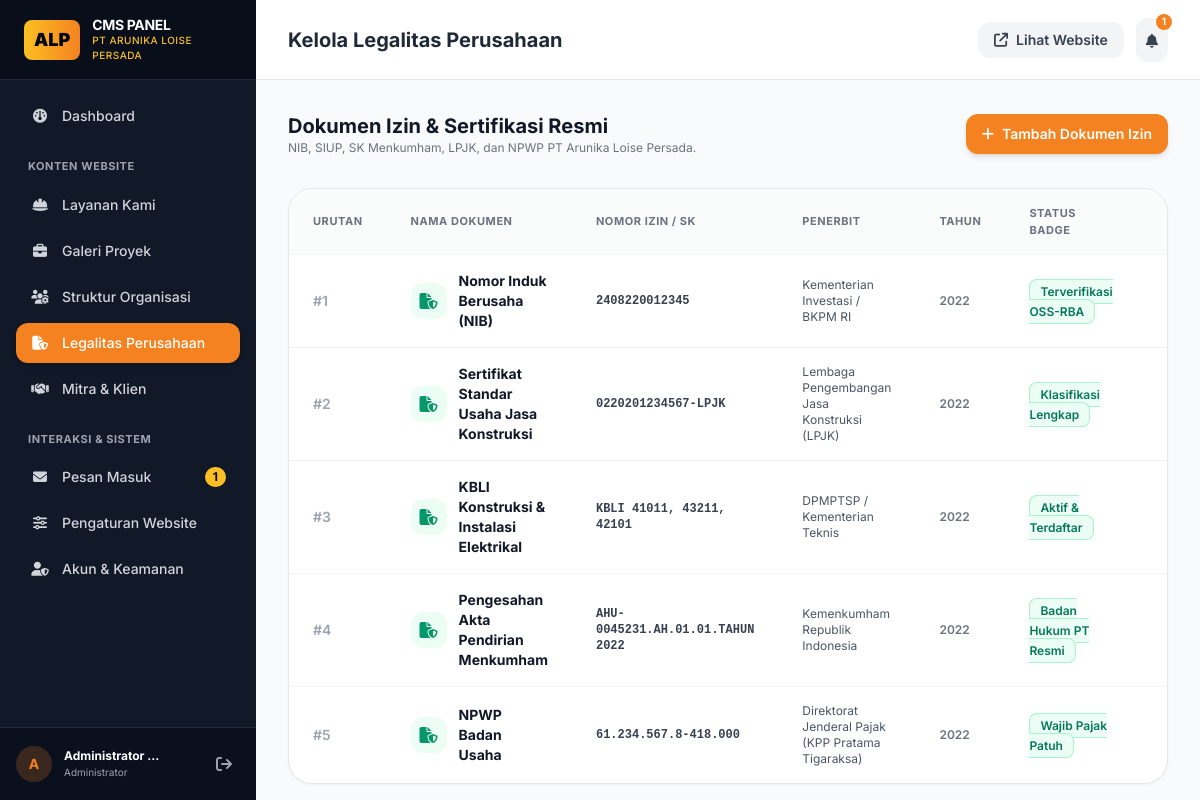
The app's page /admin/legality (signed in) with its own data.
### tables this page shows
CREATE TABLE legalities (
            id INTEGER PRIMARY KEY AUTOINCREMENT,
            title TEXT NOT NULL,
            doc_number TEXT NOT NULL,
            issuer TEXT,
            year TEXT,
            badge_text TEXT,
            sort_order INTEGER DEFAULT 0
        );

### app.py (the view)
@app.route('/admin/legality')
@login_required
def admin_legality():
    conn = db.get_db()
    cursor = conn.cursor()
    cursor.execute("SELECT * FROM legalities ORDER BY sort_order ASC, id ASC")
    legalities = cursor.fetchall()
    conn.close()
    return render_template('admin/legality.html', legalities=legalities)

### app.py (called while the page is built)
def login_required(f):
    @wraps(f)
    def decorated_function(*args, **kwargs):
        if 'user_id' not in session:
            flash('Silakan masuk (login) terlebih dahulu.', 'warning')
            return redirect(url_for('admin_login', next=request.url))
        return f(*args, **kwargs)
    return decorated_function

@app.context_processor
def inject_global_data():
    conn = db.get_db()
    cursor = conn.cursor()
    cursor.execute("SELECT key, value FROM settings")
    settings = {row['key']: row['value'] for row in cursor.fetchall()}
    unread_count = 0
    if 'user_id' in session:
        cursor.execute("SELECT COUNT(*) FROM messages WHERE is_read = 0")
        unread_count = cursor.fetchone()[0]
    conn.close()
    return {
        'settings': settings,
        'unread_messages_count': unread_count,
        'current_year': datetime.now().year
    }

### db.py (called while the page is built)
def get_db():
    conn = sqlite3.connect(DATABASE_PATH)
    conn.row_factory = sqlite3.Row
    return conn

### templates/admin/legality.html (shortened to what this page needs)
{% extends "admin/base_admin.html" %}
{% block page_title %}Kelola Legalitas Perusahaan{% endblock %}
{% block admin_content %}
<div class="space-y-8">
    <div class="flex flex-col sm:flex-row items-start sm:items-center justify-between gap-4">
        <div>
            <h2 class="text-xl font-bold text-gray-900">Dokumen Izin & Sertifikasi Resmi</h2>
            <p class="text-xs text-gray-500">NIB, SIUP, SK Menkumham, LPJK, dan NPWP PT Arunika Loise Persada.</p>
        </div>
        <button onclick="openAddLegalModal()" class="bg-brand-orange hover:bg-orange-600 text-white font-semibold px-4 py-2.5 rounded-xl text-xs sm:text-sm shadow-md transition flex items-center gap-2">
            <i class="fa-solid fa-plus"></i> Tambah Dokumen Izin
        </button>
    </div>
    <div class="bg-white rounded-3xl border border-gray-200 shadow-sm overflow-hidden">
        <div class="overflow-x-auto">
            <table class="w-full text-left border-collapse">
                <thead>
                    <tr class="bg-gray-50/80 border-b border-gray-100 text-[11px] font-bold text-gray-500 uppercase tracking-wider">
                        <th class="py-4 px-6">Urutan</th>
                        <th class="py-4 px-6">Nama Dokumen</th>
                        <th class="py-4 px-6">Nomor Izin / SK</th>
                        <th class="py-4 px-6">Penerbit</th>
                        <th class="py-4 px-6">Tahun</th>
                        <th class="py-4 px-6">Status Badge</th>
                        <th class="py-4 px-6 text-center">Aksi</th>
                    </tr>
                </thead>
                <tbody class="divide-y divide-gray-100 text-sm">
                    {% for doc in legalities %}
                    <tr class="hover:bg-gray-50/50 transition">
                        <td class="py-4 px-6 font-semibold text-gray-400">#{{ doc.sort_order }}</td>
                        <td class="py-4 px-6">
                            <div class="flex items-center gap-3">
                                <div class="w-9 h-9 rounded-xl bg-emerald-50 text-emerald-600 flex items-center justify-center text-base shrink-0">
                                    <i class="fa-solid fa-file-shield"></i>
                                </div>
                                <span class="font-bold text-gray-900">{{ doc.title }}</span>
                            </div>
                        </td>
                        <td class="py-4 px-6 font-mono text-xs text-gray-700 font-semibold">
                            {{ doc.doc_number }}
                        </td>
                        <td class="py-4 px-6 text-xs text-gray-600">
                            {{ doc.issuer }}
                        </td>
                        <td class="py-4 px-6 text-xs text-gray-500 font-semibold">
                            {{ doc.year }}
                        </td>
                        <td class="py-4 px-6">
                            <span class="bg-emerald-50 text-emerald-700 text-xs font-semibold px-2.5 py-1 rounded-lg border border-emerald-200">
                                {{ doc.badge_text }}
                            </span>
                        </td>
                        <td class="py-4 px-6">
                            <div class="flex items-center justify-center gap-2">
                                <button onclick="openEditLegalModal({{ doc.id }}, '{{ doc.title|escape }}', '{{ doc.doc_number|escape }}', '{{ doc.issuer|escape }}', '{{ doc.year|escape }}', '{{ doc.badge_text|escape }}', {{ doc.sort_order }})" class="p-2 text-gray-500 hover:text-brand-orange hover:bg-orange-50 rounded-lg transition" title="Edit">
                                </button>
                            </div>
                        </td>
                    </tr>
                    {% endfor %}
                </tbody>
            </table>
        </div>
    </div>
</div>
{% endblock %}

### templates/admin/base_admin.html (shortened to what this page needs)
<!DOCTYPE html>
<html lang="id">
<head>
    <script src="https://cdn.tailwindcss.com"></script>
    <link rel="stylesheet" href="https://cdnjs.cloudflare.com/ajax/libs/font-awesome/6.4.0/css/all.min.css">
</head>
<body class="bg-gray-100 text-gray-800 antialiased flex h-screen overflow-hidden">
    <aside id="sidebar" class="w-64 bg-gray-900 text-white flex-shrink-0 flex flex-col justify-between transition-all duration-300 z-30 fixed inset-y-0 left-0 md:static md:translate-x-0 -translate-x-full">
        <div>
            <div class="h-20 flex items-center px-6 border-b border-gray-800 bg-gray-950/60">
                <a href="{{ url_for('admin_dashboard') }}" class="flex items-center gap-3">
                    <div class="bg-gradient-to-r from-amber-400 to-brand-orange text-gray-950 font-black px-2.5 py-1.5 rounded-lg text-lg">
                        ALP
                    </div>
                    <div>
                        <div class="font-bold text-sm tracking-tight text-white leading-tight">CMS PANEL</div>
                        <div class="text-[10px] text-amber-400 font-medium tracking-wider">PT ARUNIKA LOISE PERSADA</div>
                    </div>
                </a>
            </div>
            <nav class="p-4 space-y-1.5 overflow-y-auto max-h-[calc(100vh-140px)]">
                <a href="{{ url_for('admin_dashboard') }}" class="flex items-center gap-3 px-3.5 py-2.5 rounded-xl text-sm font-medium transition {% if request.endpoint == 'admin_dashboard' %}bg-brand-orange text-white shadow-md{% else %}text-gray-300 hover:bg-gray-800 hover:text-white{% endif %}">
                    <i class="fa-solid fa-gauge w-5 text-center"></i>
                    <span>Dashboard</span>
                </a>
                <div class="pt-4 pb-1 px-3 text-[11px] font-bold text-gray-400 uppercase tracking-wider">Konten Website</div>
                <a href="{{ url_for('admin_services') }}" class="flex items-center gap-3 px-3.5 py-2.5 rounded-xl text-sm font-medium transition {% if 'service' in request.endpoint %}bg-brand-orange text-white shadow-md{% else %}text-gray-300 hover:bg-gray-800 hover:text-white{% endif %}">
                    <i class="fa-solid fa-helmet-safety w-5 text-center"></i>
                    <span>Layanan Kami</span>
                </a>
                <a href="{{ url_for('admin_projects') }}" class="flex items-center gap-3 px-3.5 py-2.5 rounded-xl text-sm font-medium transition {% if 'project' in request.endpoint %}bg-brand-orange text-white shadow-md{% else %}text-gray-300 hover:bg-gray-800 hover:text-white{% endif %}">
                    <i class="fa-solid fa-briefcase w-5 text-center"></i>
                    <span>Galeri Proyek</span>
                </a>
                <a href="{{ url_for('admin_organization') }}" class="flex items-center gap-3 px-3.5 py-2.5 rounded-xl text-sm font-medium transition {% if 'organization' in request.endpoint %}bg-brand-orange text-white shadow-md{% else %}text-gray-300 hover:bg-gray-800 hover:text-white{% endif %}">
                    <i class="fa-solid fa-users-gear w-5 text-center"></i>
                    <span>Struktur Organisasi</span>
                </a>
                <a href="{{ url_for('admin_legality') }}" class="flex items-center gap-3 px-3.5 py-2.5 rounded-xl text-sm font-medium transition {% if 'legality' in request.endpoint %}bg-brand-orange text-white shadow-md{% else %}text-gray-300 hover:bg-gray-800 hover:text-white{% endif %}">
                    <i class="fa-solid fa-file-shield w-5 text-center"></i>
                    <span>Legalitas Perusahaan</span>
                </a>
                <a href="{{ url_for('admin_clients') }}" class="flex items-center gap-3 px-3.5 py-2.5 rounded-xl text-sm font-medium transition {% if 'client' in request.endpoint %}bg-brand-orange text-white shadow-md{% else %}text-gray-300 hover:bg-gray-800 hover:text-white{% endif %}">
                    <i class="fa-solid fa-handshake w-5 text-center"></i>
                    <span>Mitra & Klien</span>
                </a>
                <div class="pt-4 pb-1 px-3 text-[11px] font-bold text-gray-400 uppercase tracking-wider">Interaksi & Sistem</div>
                <a href="{{ url_for('admin_messages') }}" class="flex items-center justify-between px-3.5 py-2.5 rounded-xl text-sm font-medium transition {% if 'messages' in request.endpoint %}bg-brand-orange text-white shadow-md{% else %}text-gray-300 hover:bg-gray-800 hover:text-white{% endif %}">
                    <div class="flex items-center gap-3">
                        <i class="fa-solid fa-envelope w-5 text-center"></i>
                        <span>Pesan Masuk</span>
                    </div>
                    {% if unread_messages_count > 0 %}
                    <span class="bg-amber-400 text-gray-950 text-xs font-bold px-2 py-0.5 rounded-full">
                        {{ unread_messages_count }}
                    </span>
                    {% endif %}
                </a>
                <a href="{{ url_for('admin_settings') }}" class="flex items-center gap-3 px-3.5 py-2.5 rounded-xl text-sm font-medium transition {% if request.endpoint == 'admin_settings' %}bg-brand-orange text-white shadow-md{% else %}text-gray-300 hover:bg-gray-800 hover:text-white{% endif %}">
                    <i class="fa-solid fa-sliders w-5 text-center"></i>
                    <span>Pengaturan Website</span>
                </a>
                <a href="{{ url_for('admin_profile') }}" class="flex items-center gap-3 px-3.5 py-2.5 rounded-xl text-sm font-medium transition {% if request.endpoint == 'admin_profile' %}bg-brand-orange text-white shadow-md{% else %}text-gray-300 hover:bg-gray-800 hover:text-white{% endif %}">
                    <i class="fa-solid fa-user-shield w-5 text-center"></i>
                    <span>Akun & Keamanan</span>
                </a>
            </nav>
        </div>
        <div class="p-4 border-t border-gray-800 bg-gray-950/40">
            <div class="flex items-center justify-between">
                <div class="flex items-center gap-3">
                    <div class="w-9 h-9 rounded-full bg-brand-orange/20 text-brand-orange flex items-center justify-center font-bold text-sm">
                        {{ session.get('user_name', 'A')[0]|upper }}
                    </div>
                    <div class="text-xs">
                        <div class="font-bold text-white truncate max-w-[100px]">{{ session.get('user_name', 'Admin') }}</div>
                        <div class="text-gray-400 text-[10px]">Administrator</div>
                    </div>
                </div>
                <a href="{{ url_for('admin_logout') }}" title="Logout" class="p-2 text-gray-400 hover:text-red-400 transition">
                    <i class="fa-solid fa-arrow-right-from-bracket"></i>
                </a>
            </div>
        </div>
    </aside>
    <div class="flex-1 flex flex-col overflow-hidden">
        <header class="h-20 bg-white border-b border-gray-200 flex items-center justify-between px-4 sm:px-8 flex-shrink-0">
            <div class="flex items-center gap-4">
                <h1 class="text-lg sm:text-xl font-bold text-gray-800">
                    {% block page_title %}Dashboard{% endblock %}
                </h1>
            </div>
            <div class="flex items-center gap-3">
                <a href="{{ url_for('index') }}" target="_blank" class="px-4 py-2 bg-gray-100 hover:bg-gray-200 text-gray-700 rounded-xl text-xs sm:text-sm font-semibold transition flex items-center gap-2">
                    <i class="fa-solid fa-arrow-up-right-from-square"></i>
                    <span class="hidden sm:inline">Lihat Website</span>
                </a>
                <a href="{{ url_for('admin_messages') }}" class="relative p-2.5 bg-gray-100 hover:bg-gray-200 text-gray-700 rounded-xl transition">
                    <i class="fa-solid fa-bell text-sm"></i>
                    {% if unread_messages_count > 0 %}
                    <span class="absolute -top-1 -right-1 w-4 h-4 bg-brand-orange text-white text-[10px] font-bold rounded-full flex items-center justify-center">
                        {{ unread_messages_count }}
                    </span>
                    {% endif %}
                </a>
            </div>
        </header>
        <main class="flex-1 overflow-y-auto p-4 sm:p-8 bg-gray-50">
            {% block admin_content %}{% endblock %}
        </main>
    </div>
</body>
</html>

### templates/admin/base_admin.html (style rules this page uses)
body { font-family: 'Inter', sans-serif; }

### records on screen
legalities: sort_order "1", title "Nomor Induk Berusaha (NIB)", doc_number "2408220012345", issuer "Kementerian Investasi / BKPM RI", year "2022", badge_text "Terverifikasi OSS-RBA"
legalities: sort_order "2", title "Sertifikat Standar Usaha Jasa Konstruksi", doc_number "0220201234567-LPJK", issuer "Lembaga Pengembangan Jasa Konstruksi (LPJK)", year "2022", badge_text "Klasifikasi Lengkap"
legalities: sort_order "3", title "KBLI Konstruksi & Instalasi Elektrikal", doc_number "KBLI 41011, 43211, 42101", issuer "DPMPTSP / Kementerian Teknis", year "2022", badge_text "Aktif & Terdaftar"
legalities: sort_order "4", title "Pengesahan Akta Pendirian Menkumham", doc_number "AHU-0045231.AH.01.01.TAHUN 2022", issuer "Kemenkumham Republik Indonesia", year "2022", badge_text "Badan Hukum PT Resmi"
legalities: sort_order "5", title "NPWP Badan Usaha", doc_number "61.234.567.8-418.000", issuer "Direktorat Jenderal Pajak (KPP Pratama Tigaraksa)", year "2022", badge_text "Wajib Pajak Patuh"

### other values on screen
{{ unread_messages_count }} "1"
{{ session.get('user_name', 'A')[0]|upper }} "A"
{{ session.get('user_name', 'Admin') }} "Administrator…"
